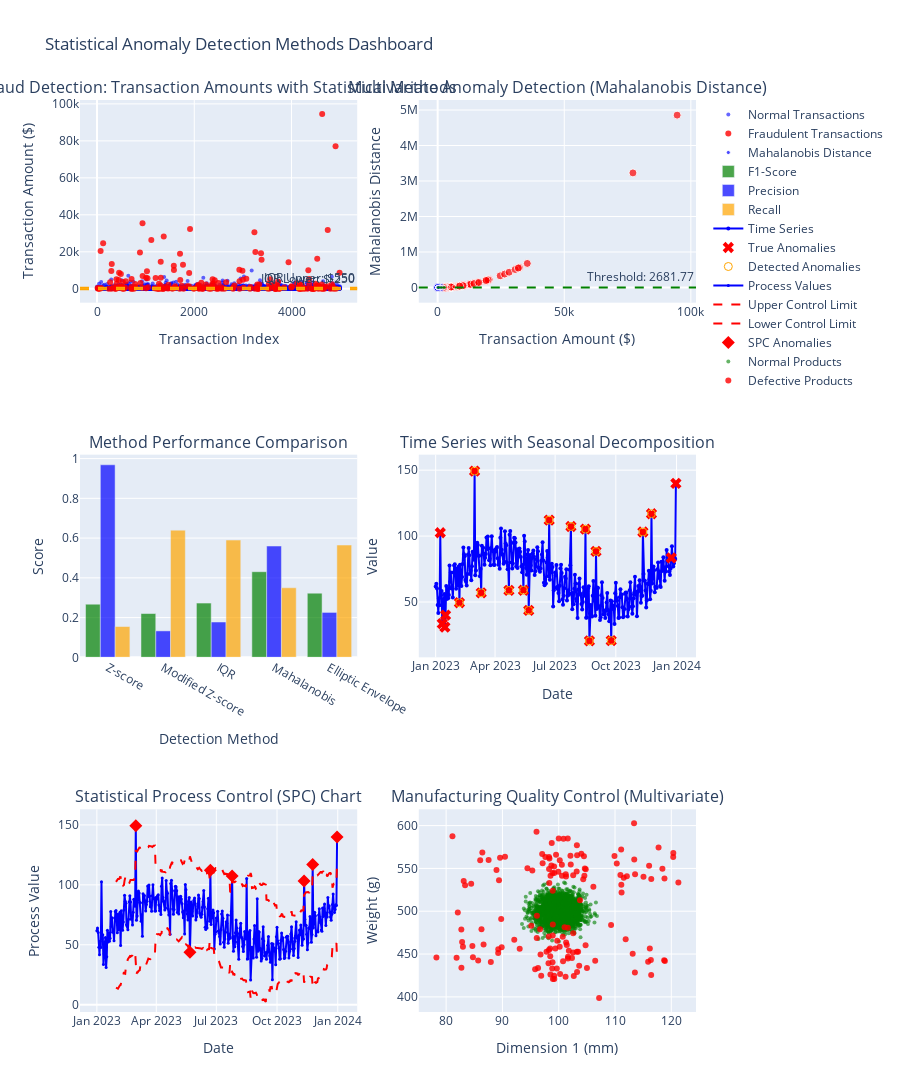

Write notebook code for a chart like this one.
### Code cell
# 3. INTERACTIVE STATISTICAL ANOMALY VISUALIZATIONS
print("3. INTERACTIVE STATISTICAL ANOMALY VISUALIZATIONS")
print("=" * 51)

# Create comprehensive statistical anomaly detection dashboard
fig = make_subplots(
 rows=3, cols=2,
 subplot_titles=[
 'Fraud Detection: Transaction Amounts with Statistical Methods',
 'Multivariate Anomaly Detection (Mahalanobis Distance)',
 'Method Performance Comparison',
 'Time Series with Seasonal Decomposition',
 'Statistical Process Control (SPC) Chart',
 'Manufacturing Quality Control (Multivariate)'
 ],
 specs=[[{"secondary_y": False}, {"secondary_y": False}],
 [{"secondary_y": False}, {"secondary_y": False}],
 [{"secondary_y": False}, {"secondary_y": False}]]
)

# 1. Transaction amounts with statistical thresholds
# Normal transactions
normal_transactions = fraud_df[fraud_df['is_fraud'] == 0]
fraud_transactions = fraud_df[fraud_df['is_fraud'] == 1]

fig.add_trace(
 go.Scatter(
 x=normal_transactions.index,
 y=normal_transactions['amount'],
 mode='markers',
 name='Normal Transactions',
 marker=dict(color='blue', size=4, opacity=0.6),
 hovertemplate='Amount: $%{y:.2f}<br>Z-score: %{customdata:.2f}<extra></extra>',
 customdata=normal_transactions['z_score']
 ),
 row=1, col=1
)

fig.add_trace(
 go.Scatter(
 x=fraud_transactions.index,
 y=fraud_transactions['amount'],
 mode='markers',
 name='Fraudulent Transactions',
 marker=dict(color='red', size=6, opacity=0.8),
 hovertemplate='FRAUD: $%{y:.2f}<br>Z-score: %{customdata:.2f}<extra></extra>',
 customdata=fraud_transactions['z_score']
 ),
 row=1, col=1
)

# Add IQR bounds
fig.add_hline(y=iqr_upper, line=dict(color='orange', dash='dash'),
 annotation_text=f"IQR Upper: ${iqr_upper:.0f}", row=1, col=1)
fig.add_hline(y=iqr_lower, line=dict(color='orange', dash='dash'),
 annotation_text=f"IQR Lower: ${iqr_lower:.0f}", row=1, col=1)

# 2. Mahalanobis distance visualization
colors_mahal = ['red' if anomaly else 'blue' for anomaly in fraud_df['mahal_anomaly']]
sizes_mahal = [8 if fraud else 4 for fraud in fraud_df['is_fraud']]

fig.add_trace(
 go.Scatter(
 x=fraud_df['amount'],
 y=fraud_df['mahalanobis_distance'],
 mode='markers',
 name='Mahalanobis Distance',
 marker=dict(color=colors_mahal, size=sizes_mahal, opacity=0.7),
 text=[f"{'FRAUD' if fraud else 'Normal'}" for fraud in fraud_df['is_fraud']],
 hovertemplate='%{text}<br>Amount: $%{x:.2f}<br>Mahal Distance: %{y:.2f}<extra></extra>'
 ),
 row=1, col=2
)

fig.add_hline(y=mahal_threshold, line=dict(color='green', dash='dash'),
 annotation_text=f"Threshold: {mahal_threshold:.2f}", row=1, col=2)

# 3. Performance comparison bar chart
methods_list = list(performance_results.keys())
f1_scores = [performance_results[method]['f1'] for method in methods_list]
precisions = [performance_results[method]['precision'] for method in methods_list]
recalls = [performance_results[method]['recall'] for method in methods_list]

fig.add_trace(
 go.Bar(x=methods_list, y=f1_scores, name='F1-Score',
 marker_color='green', opacity=0.7),
 row=2, col=1
)

fig.add_trace(
 go.Bar(x=methods_list, y=precisions, name='Precision',
 marker_color='blue', opacity=0.7),
 row=2, col=1
)

fig.add_trace(
 go.Bar(x=methods_list, y=recalls, name='Recall',
 marker_color='orange', opacity=0.7),
 row=2, col=1
)

# 4. Time series with seasonal decomposition
fig.add_trace(
 go.Scatter(
 x=timeseries_df['date'],
 y=timeseries_df['value'],
 mode='lines+markers',
 name='Time Series',
 line=dict(color='blue', width=2),
 marker=dict(size=4)
 ),
 row=2, col=2
)

# Highlight anomalies
anomaly_dates = timeseries_df[timeseries_df['is_anomaly'] == 1]
fig.add_trace(
 go.Scatter(
 x=anomaly_dates['date'],
 y=anomaly_dates['value'],
 mode='markers',
 name='True Anomalies',
 marker=dict(color='red', size=10, symbol='x'),
 hovertemplate='True Anomaly<br>Date: %{x}<br>Value: %{y:.1f}<extra></extra>'
 ),
 row=2, col=2
)

detected_anomalies = timeseries_df[timeseries_df['detected_anomaly'] == True]
fig.add_trace(
 go.Scatter(
 x=detected_anomalies['date'],
 y=detected_anomalies['value'],
 mode='markers',
 name='Detected Anomalies',
 marker=dict(color='orange', size=8, symbol='circle-open'),
 hovertemplate='Detected Anomaly<br>Date: %{x}<br>Value: %{y:.1f}<extra></extra>'
 ),
 row=2, col=2
)

# 5. SPC Control Chart
fig.add_trace(
 go.Scatter(
 x=timeseries_df['date'],
 y=timeseries_df['value'],
 mode='lines+markers',
 name='Process Values',
 line=dict(color='blue', width=2),
 marker=dict(size=3)
 ),
 row=3, col=1
)

fig.add_trace(
 go.Scatter(
 x=timeseries_df['date'],
 y=timeseries_df['ucl'],
 mode='lines',
 name='Upper Control Limit',
 line=dict(color='red', dash='dash', width=2)
 ),
 row=3, col=1
)

fig.add_trace(
 go.Scatter(
 x=timeseries_df['date'],
 y=timeseries_df['lcl'],
 mode='lines',
 name='Lower Control Limit',
 line=dict(color='red', dash='dash', width=2)
 ),
 row=3, col=1
)

# SPC anomalies
spc_anomaly_data = timeseries_df[timeseries_df['spc_anomaly'] == True]
fig.add_trace(
 go.Scatter(
 x=spc_anomaly_data['date'],
 y=spc_anomaly_data['value'],
 mode='markers',
 name='SPC Anomalies',
 marker=dict(color='red', size=10, symbol='diamond'),
 hovertemplate='SPC Anomaly<br>Date: %{x}<br>Value: %{y:.1f}<extra></extra>'
 ),
 row=3, col=1
)

# 6. Manufacturing quality control (2D projection)
normal_products = quality_df[quality_df['is_defective'] == 0]
defective_products = quality_df[quality_df['is_defective'] == 1]

fig.add_trace(
 go.Scatter(
 x=normal_products['dimension_1'],
 y=normal_products['weight'],
 mode='markers',
 name='Normal Products',
 marker=dict(color='green', size=4, opacity=0.6),
 hovertemplate='Normal<br>Dimension 1: %{x:.1f}mm<br>Weight: %{y:.1f}g<extra></extra>'
 ),
 row=3, col=2
)

fig.add_trace(
 go.Scatter(
 x=defective_products['dimension_1'],
 y=defective_products['weight'],
 mode='markers',
 name='Defective Products',
 marker=dict(color='red', size=6, opacity=0.8),
 hovertemplate='DEFECTIVE<br>Dimension 1: %{x:.1f}mm<br>Weight: %{y:.1f}g<extra></extra>'
 ),
 row=3, col=2
)

# Update layout
fig.update_layout(
 height=1200,
 title="Statistical Anomaly Detection Methods Dashboard",
 showlegend=True
)

# Update axis labels
fig.update_xaxes(title_text="Transaction Index", row=1, col=1)
fig.update_xaxes(title_text="Transaction Amount ($)", row=1, col=2)
fig.update_xaxes(title_text="Detection Method", row=2, col=1)
fig.update_xaxes(title_text="Date", row=2, col=2)
fig.update_xaxes(title_text="Date", row=3, col=1)
fig.update_xaxes(title_text="Dimension 1 (mm)", row=3, col=2)

fig.update_yaxes(title_text="Transaction Amount ($)", row=1, col=1)
fig.update_yaxes(title_text="Mahalanobis Distance", row=1, col=2)
fig.update_yaxes(title_text="Score", row=2, col=1)
fig.update_yaxes(title_text="Value", row=2, col=2)
fig.update_yaxes(title_text="Process Value", row=3, col=1)
fig.update_yaxes(title_text="Weight (g)", row=3, col=2)

fig.show()

# Business insights and applications
print(f"\nSTATISTICAL ANOMALY DETECTION INSIGHTS:")

# Financial fraud insights
total_transaction_value = fraud_df['amount'].sum()
fraud_transaction_value = fraud_df[fraud_df['is_fraud'] == 1]['amount'].sum()
fraud_percentage = fraud_transaction_value / total_transaction_value

print(f"\nFinancial Fraud Analysis:")
print(f"• Total transaction value: ${total_transaction_value:,.0f}")
print(f"• Fraudulent transaction value: ${fraud_transaction_value:,.0f}")
print(f"• Fraud value percentage: {fraud_percentage*100:.2f}%")
print(f"• Best detection method: {best_method} (F1: {performance_results[best_method]['f1']:.3f})")

# Manufacturing quality insights
defect_rate = quality_df['is_defective'].mean()
total_products_value = len(quality_df) * 100 # $100 per product
defect_cost = quality_df['is_defective'].sum() * 500 # $500 cost per defect

print(f"\nManufacturing Quality Analysis:")
print(f"• Overall defect rate: {defect_rate*100:.2f}%")
print(f"• Total production value: ${total_products_value:,.0f}")
print(f"• Defect cost impact: ${defect_cost:,.0f}")

# ROI calculation
fraud_prevention_value = fraud_transaction_value * 0.80 # Prevent 80% of fraud
quality_improvement_value = defect_cost * 0.70 # Prevent 70% of defects
monitoring_system_cost = 250_000 # Implementation cost
annual_operational_cost = 50_000 # Annual monitoring cost

total_benefits = fraud_prevention_value + quality_improvement_value
net_annual_benefits = total_benefits - annual_operational_cost
roi = (net_annual_benefits - monitoring_system_cost) / monitoring_system_cost

print(f"\nSTATISTICAL ANOMALY DETECTION ROI:")
print(f"• Fraud prevention value: ${fraud_prevention_value:,.0f}")
print(f"• Quality improvement value: ${quality_improvement_value:,.0f}")
print(f"• Total annual benefits: ${total_benefits:,.0f}")
print(f"• Implementation cost: ${monitoring_system_cost:,.0f}")
print(f"• Annual operational cost: ${annual_operational_cost:,.0f}")
print(f"• Net annual benefits: ${net_annual_benefits:,.0f}")
print(f"• ROI: {roi*100:.0f}%")
print(f"• Payback period: {monitoring_system_cost/net_annual_benefits*12:.1f} months")

print(f"\nCross-Reference Learning Path:")
print(f"• Foundation: Tier3_Statistics.ipynb (statistical concepts)")
print(f"• Comparison: Tier6_IsolationForest.ipynb (tree-based anomaly detection)")
print(f"• Advanced: Tier6_OneClassSVM.ipynb (boundary-based methods)")
print(f"• Specialized: Advanced_TimeSeriesAnomaly.ipynb (time series focus)")

### Figure 1 — Plotly figure (JSON) as saved in the notebook; plotly's stock layout.template omitted (floating-point values rounded to 4 significant figures; data arrays with more than 128 entries replaced by an {"elided": "..."} marker saying what was removed)
{"data": [{"customdata": {"elided": "4800 float values"}, "hovertemplate": "Amount: $%{y:.2f}<br>Z-score: %{customdata:.2f}<extra></extra>", "marker": {"color": "blue", "opacity": 0.6, "size": 4}, "mode": "markers", "name": "Normal Transactions", "type": "scatter", "x": {"elided": "4800 int values"}, "xaxis": "x", "y": {"elided": "4800 float values"}, "yaxis": "y"}, {"customdata": {"elided": "200 float values"}, "hovertemplate": "FRAUD: $%{y:.2f}<br>Z-score: %{customdata:.2f}<extra></extra>", "marker": {"color": "red", "opacity": 0.8, "size": 6}, "mode": "markers", "name": "Fraudulent Transactions", "type": "scatter", "x": {"elided": "200 int values"}, "xaxis": "x", "y": {"elided": "200 float values"}, "yaxis": "y"}, {"hovertemplate": "%{text}<br>Amount: $%{x:.2f}<br>Mahal Distance: %{y:.2f}<extra></extra>", "marker": {"color": {"elided": "5000 str values"}, "opacity": 0.7, "size": {"elided": "5000 int values"}}, "mode": "markers", "name": "Mahalanobis Distance", "text": {"elided": "5000 str values"}, "type": "scatter", "x": {"elided": "5000 float values"}, "xaxis": "x2", "y": {"elided": "5000 float values"}, "yaxis": "y2"}, {"marker": {"color": "green"}, "name": "F1-Score", "opacity": 0.7, "type": "bar", "x": ["Z-score", "Modified Z-score", "IQR", "Mahalanobis", "Elliptic Envelope"], "xaxis": "x3", "y": [0.2672, 0.2203, 0.2731, 0.4308, 0.3229], "yaxis": "y3"}, {"marker": {"color": "blue"}, "name": "Precision", "opacity": 0.7, "type": "bar", "x": ["Z-score", "Modified Z-score", "IQR", "Mahalanobis", "Elliptic Envelope"], "xaxis": "x3", "y": [0.9688, 0.1331, 0.1777, 0.56, 0.226], "yaxis": "y3"}, {"marker": {"color": "orange"}, "name": "Recall", "opacity": 0.7, "type": "bar", "x": ["Z-score", "Modified Z-score", "IQR", "Mahalanobis", "Elliptic Envelope"], "xaxis": "x3", "y": [0.155, 0.64, 0.59, 0.35, 0.565], "yaxis": "y3"}, {"line": {"color": "blue", "width": 2}, "marker": {"size": 4}, "mode": "lines+markers", "name": "Time Series", "type": "scatter", "x": {"elided": "365 str values"}, "xaxis": "x4", "y": {"elided": "365 float values"}, "yaxis": "y4"}, {"hovertemplate": "True Anomaly<br>Date: %{x}<br>Value: %{y:.1f}<extra></extra>", "marker": {"color": "red", "size": 10, "symbol": "x"}, "mode": "markers", "name": "True Anomalies", "type": "scatter", "x": ["2023-01-08T00:00:00.000000000", "2023-01-11T00:00:00.000000000", "2023-01-15T00:00:00.000000000", "2023-01-16T00:00:00.000000000", "2023-02-06T00:00:00.000000000", "2023-03-01T00:00:00.000000000", "2023-03-11T00:00:00.000000000", "2023-04-22T00:00:00.000000000", "2023-05-14T00:00:00.000000000", "2023-05-22T00:00:00.000000000", "2023-06-22T00:00:00.000000000", "2023-07-25T00:00:00.000000000", "2023-08-16T00:00:00.000000000", "2023-08-22T00:00:00.000000000", "2023-09-01T00:00:00.000000000", "2023-09-24T00:00:00.000000000", "2023-11-11T00:00:00.000000000", "2023-11-24T00:00:00.000000000", "2023-12-24T00:00:00.000000000", "2023-12-31T00:00:00.000000000"], "xaxis": "x4", "y": [102.6, 33.59, 30.98, 40.09, 49.48, 149.3, 57.0, 58.8, 58.95, 43.67, 112.1, 107.3, 105.3, 20.5, 88.38, 20.76, 103.1, 117.0, 83.55, 140.0], "yaxis": "y4"}, {"hovertemplate": "Detected Anomaly<br>Date: %{x}<br>Value: %{y:.1f}<extra></extra>", "marker": {"color": "orange", "size": 8, "symbol": "circle-open"}, "mode": "markers", "name": "Detected Anomalies", "type": "scatter", "x": ["2023-02-06T00:00:00.000000000", "2023-03-01T00:00:00.000000000", "2023-03-11T00:00:00.000000000", "2023-04-22T00:00:00.000000000", "2023-05-14T00:00:00.000000000", "2023-05-22T00:00:00.000000000", "2023-06-22T00:00:00.000000000", "2023-07-25T00:00:00.000000000", "2023-08-16T00:00:00.000000000", "2023-08-22T00:00:00.000000000", "2023-09-01T00:00:00.000000000", "2023-09-24T00:00:00.000000000", "2023-11-11T00:00:00.000000000", "2023-11-24T00:00:00.000000000"], "xaxis": "x4", "y": [49.48, 149.3, 57.0, 58.8, 58.95, 43.67, 112.1, 107.3, 105.3, 20.5, 88.38, 20.76, 103.1, 117.0], "yaxis": "y4"}, {"line": {"color": "blue", "width": 2}, "marker": {"size": 3}, "mode": "lines+markers", "name": "Process Values", "type": "scatter", "x": {"elided": "365 str values"}, "xaxis": "x5", "y": {"elided": "365 float values"}, "yaxis": "y5"}, {"line": {"color": "red", "dash": "dash", "width": 2}, "mode": "lines", "name": "Upper Control Limit", "type": "scatter", "x": {"elided": "365 str values"}, "xaxis": "x5", "y": {"elided": "365 float values"}, "yaxis": "y5"}, {"line": {"color": "red", "dash": "dash", "width": 2}, "mode": "lines", "name": "Lower Control Limit", "type": "scatter", "x": {"elided": "365 str values"}, "xaxis": "x5", "y": {"elided": "365 float values"}, "yaxis": "y5"}, {"hovertemplate": "SPC Anomaly<br>Date: %{x}<br>Value: %{y:.1f}<extra></extra>", "marker": {"color": "red", "size": 10, "symbol": "diamond"}, "mode": "markers", "name": "SPC Anomalies", "type": "scatter", "x": ["2023-03-01T00:00:00.000000000", "2023-05-22T00:00:00.000000000", "2023-06-22T00:00:00.000000000", "2023-07-25T00:00:00.000000000", "2023-11-11T00:00:00.000000000", "2023-11-24T00:00:00.000000000", "2023-12-31T00:00:00.000000000"], "xaxis": "x5", "y": [149.3, 43.67, 112.1, 107.3, 103.1, 117.0, 140.0], "yaxis": "y5"}, {"hovertemplate": "Normal<br>Dimension 1: %{x:.1f}mm<br>Weight: %{y:.1f}g<extra></extra>", "marker": {"color": "green", "opacity": 0.6, "size": 4}, "mode": "markers", "name": "Normal Products", "type": "scatter", "x": {"elided": "2850 float values"}, "xaxis": "x6", "y": {"elided": "2850 float values"}, "yaxis": "y6"}, {"hovertemplate": "DEFECTIVE<br>Dimension 1: %{x:.1f}mm<br>Weight: %{y:.1f}g<extra></extra>", "marker": {"color": "red", "opacity": 0.8, "size": 6}, "mode": "markers", "name": "Defective Products", "type": "scatter", "x": {"elided": "150 float values"}, "xaxis": "x6", "y": {"elided": "150 float values"}, "yaxis": "y6"}], "layout": {"annotations": [{"font": {"size": 16}, "showarrow": false, "text": "Fraud Detection: Transaction Amounts with Statistical Methods", "x": 0.225, "xanchor": "center", "xref": "paper", "y": 1, "yanchor": "bottom", "yref": "paper"}, {"font": {"size": 16}, "showarrow": false, "text": "Multivariate Anomaly Detection (Mahalanobis Distance)", "x": 0.775, "xanchor": "center", "xref": "paper", "y": 1, "yanchor": "bottom", "yref": "paper"}, {"font": {"size": 16}, "showarrow": false, "text": "Method Performance Comparison", "x": 0.225, "xanchor": "center", "xref": "paper", "y": 0.6111, "yanchor": "bottom", "yref": "paper"}, {"font": {"size": 16}, "showarrow": false, "text": "Time Series with Seasonal Decomposition", "x": 0.775, "xanchor": "center", "xref": "paper", "y": 0.6111, "yanchor": "bottom", "yref": "paper"}, {"font": {"size": 16}, "showarrow": false, "text": "Statistical Process Control (SPC) Chart", "x": 0.225, "xanchor": "center", "xref": "paper", "y": 0.2222, "yanchor": "bottom", "yref": "paper"}, {"font": {"size": 16}, "showarrow": false, "text": "Manufacturing Quality Control (Multivariate)", "x": 0.775, "xanchor": "center", "xref": "paper", "y": 0.2222, "yanchor": "bottom", "yref": "paper"}, {"showarrow": false, "text": "IQR Upper: $550", "x": 1, "xanchor": "right", "xref": "x domain", "y": 549.9, "yanchor": "bottom", "yref": "y"}, {"showarrow": false, "text": "IQR Lower: $-250", "x": 1, "xanchor": "right", "xref": "x domain", "y": -249.5, "yanchor": "bottom", "yref": "y"}, {"showarrow": false, "text": "Threshold: 2681.77", "x": 1, "xanchor": "right", "xref": "x2 domain", "y": 2682.0, "yanchor": "bottom", "yref": "y2"}], "height": 1200, "shapes": [{"line": {"color": "orange", "dash": "dash"}, "type": "line", "x0": 0, "x1": 1, "xref": "x domain", "y0": 549.9, "y1": 549.9, "yref": "y"}, {"line": {"color": "orange", "dash": "dash"}, "type": "line", "x0": 0, "x1": 1, "xref": "x domain", "y0": -249.5, "y1": -249.5, "yref": "y"}, {"line": {"color": "green", "dash": "dash"}, "type": "line", "x0": 0, "x1": 1, "xref": "x2 domain", "y0": 2682.0, "y1": 2682.0, "yref": "y2"}], "showlegend": true, "title": {"text": "Statistical Anomaly Detection Methods Dashboard"}, "xaxis": {"anchor": "y", "domain": [0, 0.45], "title": {"text": "Transaction Index"}}, "xaxis2": {"anchor": "y2", "domain": [0.55, 1], "title": {"text": "Transaction Amount ($)"}}, "xaxis3": {"anchor": "y3", "domain": [0, 0.45], "title": {"text": "Detection Method"}}, "xaxis4": {"anchor": "y4", "domain": [0.55, 1], "title": {"text": "Date"}}, "xaxis5": {"anchor": "y5", "domain": [0, 0.45], "title": {"text": "Date"}}, "xaxis6": {"anchor": "y6", "domain": [0.55, 1], "title": {"text": "Dimension 1 (mm)"}}, "yaxis": {"anchor": "x", "domain": [0.7778, 1], "title": {"text": "Transaction Amount ($)"}}, "yaxis2": {"anchor": "x2", "domain": [0.7778, 1], "title": {"text": "Mahalanobis Distance"}}, "yaxis3": {"anchor": "x3", "domain": [0.3889, 0.6111], "title": {"text": "Score"}}, "yaxis4": {"anchor": "x4", "domain": [0.3889, 0.6111], "title": {"text": "Value"}}, "yaxis5": {"anchor": "x5", "domain": [0, 0.2222], "title": {"text": "Process Value"}}, "yaxis6": {"anchor": "x6", "domain": [0, 0.2222], "title": {"text": "Weight (g)"}}}}
